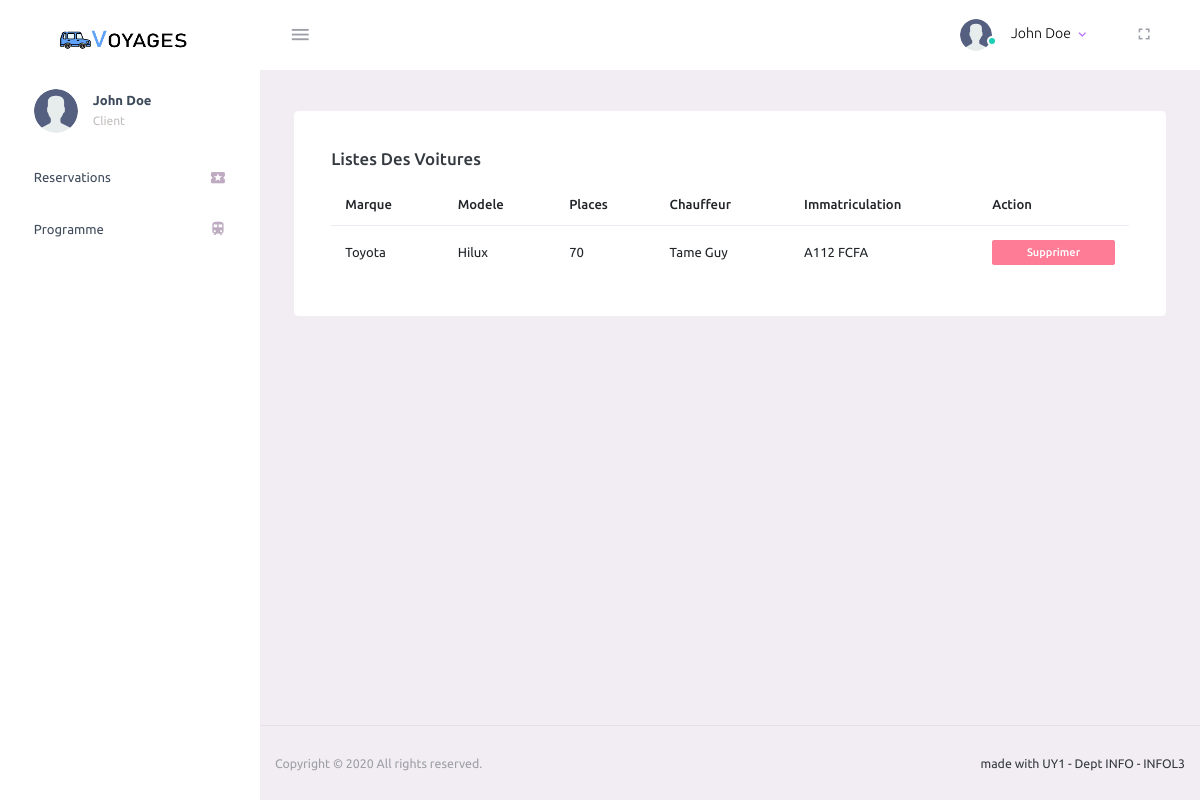
Page /voiture (signed in) on the earlier database version.
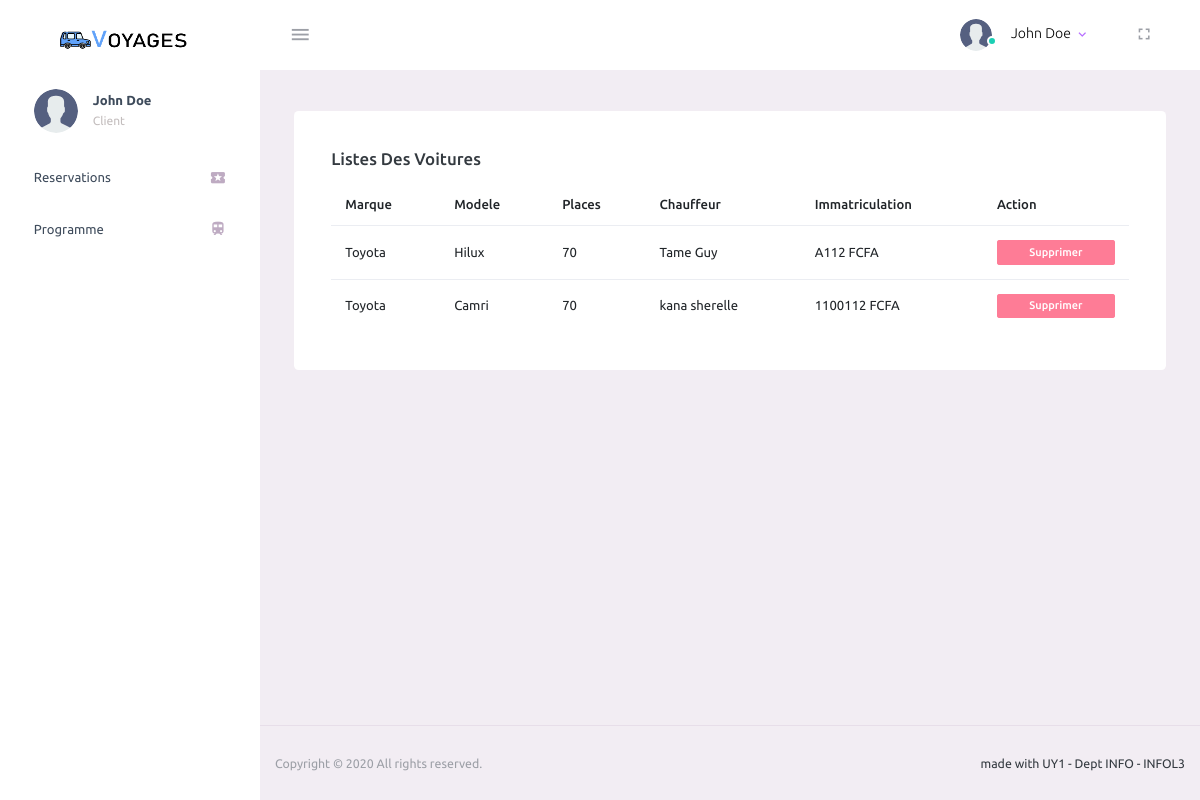
Same page on the later database version.
### taxi/models.py (models this page shows, shortened)
class Voiture(models.Model):
    chauffeur = models.OneToOneField(Employe, on_delete=models.SET_NULL, null=True, blank=True)
    marque = models.CharField(max_length=64)
    categorie = models.CharField(max_length=64)
    matricule = models.CharField(max_length=8, blank=False, null=False)
    places = models.IntegerField(default=70)
    places_occuper = models.IntegerField(default=0)
    created_at = models.DateTimeField('Created at', default=timezone.now)

class Employe(models.Model):
    user = models.OneToOneField(
        Utilisateur,
        on_delete=models.CASCADE
    )
    salaire = models.BigIntegerField(null=False, default='50000', )
    poste = models.CharField(max_length=32, null=False, choices=POSTE_CHOICES, default="CHAUFFEUR")
    date_embauche = models.DateField(default=timezone.now())
    def __str__(self):
        return self.user.get_full_name()

class Utilisateur(AbstractUser):
    username = None
    email = None
    code = models.CharField(max_length=64)
    telephone = models.CharField(max_length=64, unique=True)
    cni = models.CharField(max_length=64, unique=True)
    is_admin = models.BooleanField(default=False)
    objects = UserManager()
    REQUIRED_FIELDS = ['first_name', 'last_name', 'cni']
    USERNAME_FIELD = 'telephone'
    EMAIL_FIELD = 'telephone'

### taxi/views.py (the view)
# urls.py: path('voiture', views.voiture, name='voiture'),
@login_required
def voiture(request):
    voiture = Voiture.objects.all()
    return render(request, 'taxi/admin/voiture.html', {'voitures': voiture})

### taxi/templates/taxi/admin/voiture.html (shortened to what this page needs)
{% extends 'taxi/admin/base.html' %}
{% block content %}
    {% load static %}
    <div class="content-wrapper">
        <div class="row" id="proBanner">
            <div class="col-lg-12 grid-margin stretch-card">
                <div class="card">
                    <div class="card-body">
                        <h4 class="card-title"> Listes des voitures</h4>
                        <table class="table ">
                            <thead>
                            <tr>
                                <th> Marque</th>
                                <th> Modele</th>
                                <th> Places</th>
                                <th> Chauffeur</th>
                                <th> Immatriculation</th>
                                <th> Action</th>
                            </tr>
                            </thead>
                            <tbody>
                            {% for voiture in voitures %}
                                <tr>
                                    <td class="py-1">
                                        {{ voiture.marque }}
                                    </td>
                                    <td> {{ voiture.categorie }} </td>
                                    <td> {{ voiture.places }} </td>
                                    <td> {{ voiture.chauffeur }} </td>
                                    <td> {{ voiture.matricule}} FCFA</td>
                                    <td>
                                        <a href="{% url "voiture.supprimer" voiture.id %}"><label
                                                class="badge badge-danger col-sm-12">Supprimer</label></a>
                                    </td>
                                </tr>
                            {% endfor %}
                            </tbody>
                        </table>
                    </div>
                </div>
            </div>
        </div>
    </div>
{% endblock %}

Differences in the rows shown:
added Voiture: marque "Toyota", categorie "Camri", places "70", chauffeur "kana sherelle", matricule "1100112"
